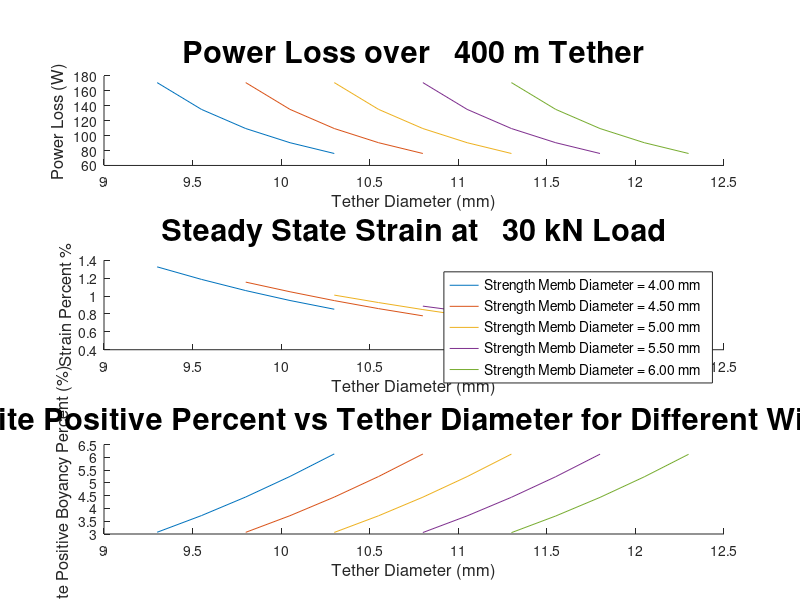

Recreate this plot in MATLAB. (Note: this script raises an error after producing the figure.)

clc
clear
clear('all')

%Code computes the porperties of a Center-Strength-Member tether

%Structural Member Properties
Bool_structure = 1;
D_structureMin = .004; %avg .0075 m
D_structureMax = .006;
rho_structure = 975;
E_structure = 100*10^9;

%Conductor Wire Properties
Bool_wire = 1;
numWires = 10;
D_wireMin = .001; %avg.0018
D_wireMax = .0015;
rho_wire = 8960;
E_wire = 128*10^9;
rho_electrical = 1.68*10^-8;

%Insulation Properties
Bool_insulation = 0;
rho_insulation = 1000;
E_insulation = 0;
thick_insulation = .000325;

%Fiber Optic Properties
Bool_fiberOptic = 0;
D_fiberOptic = .0005;
rho_fiberOptic = 1500;
E_fiberOptic = 0;
numFiberOptic = 3;

%Fiber Optic Sheath Properties
Bool_fiberOpticSheath = 0;
thick_fiberOpticSheath = .0003;
rho_fiberOpticSheath = 8050;
E_fiberOpticSheath = 0;

%External Sheath Properties
Bool_extSheath = 1;
thick_extSheath = .001;
rho_extSheath = 1000;
E_extSheath = 10000;

%Bedding Properties
Bool_bedding = 0;
rho_bedding = 1000;
E_bedding = 0;

%Electrical total Properties
current = 10;
tension = 30000; %Tension
power = 1000;  %Power

%enviormental constants
rho_water = 1000;
rho_kite = rho_water;
l = 400;
g = 9.81;
V_kite = 1.02;
M_kite = rho_kite*V_kite;

%Graphing number of lines
N = 5;

%Determining Propertie grids
D_wire = linspace(D_wireMin,D_wireMax,N);       %ii
D_structure = linspace(D_structureMin,D_structureMax,N); %jj
for ii = 1:length(D_wire)
    for jj = 1:length(D_structure)
        
        %Geometric Properties
        D_total(ii,jj) = D_structure(jj) + 2*D_wire(ii) + 4*thick_insulation + 2*thick_extSheath;
        A_total(ii,jj) = (pi/4)*(D_total(ii,jj)^2);
        A_structure(ii,jj) = (pi/4)*(D_structure(jj)^2);
        A_wire(ii,jj) = numWires*(pi/4)*D_wire(ii)^2;
        A_insulation(ii,jj) = numWires*(pi/4)*((D_wire(ii)+2*thick_insulation)^2-D_wire(ii)^2);
        A_fiberOptic(ii,jj) = (pi/4)*(D_fiberOptic^2);
        A_fiberOpticSheath(ii,jj) = numFiberOptic*(pi/4)*((D_fiberOptic+2*thick_fiberOpticSheath)^2-D_fiberOptic^2);
        A_extSheath(ii,jj) = (pi/4)*(D_total(ii,jj)^2-(D_structure(jj) + D_wire(ii) + 2*thick_insulation)^2);
        A_bedding(ii,jj) = A_total(ii,jj)-(A_structure(ii,jj)+A_wire(ii,jj)+A_insulation(ii,jj)+A_fiberOptic(ii,jj)+A_fiberOpticSheath(ii,jj)+A_extSheath(ii,jj));
        V_sturcture(ii,jj) = A_structure(ii,jj)*l;
        V_wire(ii,jj) = A_wire(ii,jj)*l;
        V_insulation(ii,jj) = A_insulation(ii,jj)*l;
        V_fiberOptic(ii,jj) = A_fiberOptic(ii,jj)*l;
        V_fiberOpticSheath(ii,jj) = A_fiberOpticSheath(ii,jj)*l;
        V_extSheath(ii,jj) = A_extSheath(ii,jj)*l;
        V_bedding(ii,jj) = A_bedding(ii,jj)*l;
        V_total(ii,jj) = A_total(ii,jj)*l;
        
        %Electrical Properties
        %D_min = sqrt(((current^2*rho_electrical*l)/(power))*(4/pi));
        V_in = power/current;
        wire_resistance(ii,jj) = rho_electrical*l/A_wire(ii,jj);
        %V_drop(ii,jj) = current*wire_resistance(ii,jj);
        V_drop(ii,jj) = 2*current*wire_resistance(ii,jj);
        PowerLoss(ii,jj) = 2*wire_resistance(ii,jj)*current^2;
        V_drop_percent(ii,jj) = (V_drop(ii,jj)/V_in)*100;
        V_out = V_in-V_drop;
        
        %Mechanical Properties
        k_structure(ii,jj) = Bool_structure*(E_structure*A_structure(ii,jj))/l;
        k_wire(ii,jj) = Bool_wire*(E_wire*A_wire(ii,jj))/l;
        k_insulation(ii,jj) = Bool_insulation*(E_insulation*A_insulation(ii,jj))/l;
        k_fiberOptic(ii,jj) = Bool_fiberOptic*(E_fiberOptic*A_fiberOptic(ii,jj))/l;
        k_fiberOpticSheath(ii,jj) = Bool_fiberOpticSheath*(E_fiberOpticSheath*A_fiberOpticSheath(ii,jj))/l;
        k_extSheath(ii,jj) = Bool_extSheath*(E_extSheath*A_extSheath(ii,jj))/l;
        k_bedding(ii,jj) = Bool_bedding*(E_bedding*A_bedding(ii,jj))/l;
        k_total(ii,jj) = k_structure(ii,jj)+k_wire(ii,jj)+k_insulation(ii,jj)+k_fiberOptic(ii,jj)+k_fiberOpticSheath(ii,jj)+k_extSheath(ii,jj)+k_bedding(ii,jj);
        Strain_total(ii,jj) = tension/k_total(ii,jj);
        strain_Percent(ii,jj) = (Strain_total(ii,jj)/l)*100;
        
        %Mass Properties
        M_structure(ii,jj) = V_sturcture(ii,jj)*rho_structure;
        M_wire(ii,jj) = V_wire(ii,jj)*rho_wire;
        M_insulation(ii,jj) = V_insulation(ii,jj)*rho_insulation;
        M_fiberOptic(ii,jj) = V_fiberOptic(ii,jj)*rho_fiberOptic;
        M_fiberOpticSheath(ii,jj) = V_fiberOpticSheath(ii,jj)*rho_fiberOpticSheath;
        M_extSheath(ii,jj) = V_extSheath(ii,jj)*rho_extSheath;
        M_bedding(ii,jj) = V_bedding(ii,jj)*rho_bedding;
        M_total(ii,jj) = M_structure(ii,jj)+M_wire(ii,jj)+M_insulation(ii,jj)+M_fiberOptic(ii,jj)+M_fiberOpticSheath(ii,jj)+M_extSheath(ii,jj)+M_bedding(ii,jj); 
        M_totalDisplaced(ii,jj) = V_total(ii,jj)*rho_water;

        %Support Force
        F_support = M_total(ii,jj)*g - M_totalDisplaced(ii,jj)*g;

        %Total Cable Density - 
        rho_total(ii,jj) = M_total(ii,jj)/V_total(ii,jj);      
        T_linearDensity(ii,jj) = M_total(ii,jj)/l;
      
    end
end
%%
% TotalDiameter = D_total(1,1)
% StrainPercent = strain_Percent
% KitePosBoy = (M_total(1,1)-M_totalDisplaced(1,1))/M_kite)*100


%%
TitleFontSize = 22;
LegendFontSize = 10;
AxisFontsSize = 12;

figure(1)
subplot(3,1,1)
hold on 
LegendString = cell(1,numel(D_wire));
for jj = 1:N %For all wire diameters (ii)
    plot(D_total(:,jj)*1000,PowerLoss(:,jj))%for each tether (jj :)
    LegendString{jj} = sprintf('Strength Memb Diameter = %2.2f mm',(D_structure(jj)*1000));
end
xlabel('Tether Diameter (mm)','Fontsize',AxisFontsSize)
ylabel('Power Loss (W)','Fontsize',AxisFontsSize)
%legend(LegendString,'Fontsize',LegendFontSize)
title(sprintf('Power Loss over %5.0f m Tether',l),'Fontsize',TitleFontSize)
hold off

subplot(3,1,2)
hold on 
LegendString = cell(1,numel(D_wire));
for jj = 1:N %For all strength members (jj)
    plot(D_total(:,jj)*1000,strain_Percent(:,jj))%for each tether (jj :)
    LegendString{jj} = sprintf('Strength Memb Diameter = %2.2f mm',(D_structure(jj)*1000));
end
xlabel('Tether Diameter (mm)','Fontsize',AxisFontsSize)
ylabel('Strain Percent %','Fontsize',AxisFontsSize)
legend(LegendString,'Fontsize',LegendFontSize)
title(sprintf('Steady State Strain at%5.0f kN Load',tension/1000),'Fontsize',TitleFontSize)
hold off

subplot(3,1,3)
hold on 
LegendString = cell(1,numel(D_wire));
for jj = 1:N %For all wires (ii)
    plot(D_total(:,jj)*1000,((M_total(:,jj)-M_totalDisplaced(:,jj))/M_kite)*100) %for each tether (jj :)
    LegendString{jj} = sprintf('Strength Memb Diameter = %2.2f mm',(D_structure(jj)*1000));
end
xlabel('Tether Diameter (mm)','Fontsize',AxisFontsSize)
ylabel('Kite Positive Boyancy Percent (%)','Fontsize',AxisFontsSize)
%legend(LegendString,'Fontsize',LegendFontSize)
title('Kite Positive Percent vs Tether Diameter for Different Wires','Fontsize',TitleFontSize)
hold off
%%
% figure(2)
% hold on 
% LegendString = cell(1,numel(D_wire));
% for jj = 1:N %For all wires (ii)
%     plot(D_total(:,jj)*1000,(T_linearDensity(:,jj))) %for each tether (jj :)
%     LegendString{jj} = sprintf('Strength Memb Diameter = %2.2f mm',(D_structure(jj)*1000));
% end
% xlabel('Tether Diameter (mm)','Fontsize',AxisFontsSize)
% ylabel('Cable linear density (kg/m)','Fontsize',AxisFontsSize)
% %legend(LegendString,'Fontsize',LegendFontSize)
% title('Cable Linear Density','Fontsize',TitleFontSize)
% hold off

%%
figure(3)
Centers  = [0,0;...             %Total
            0,0;...             %Total internl before sheath      
            0,0;...             %Strength Member
            EqualSpace(D_structure(1)/2+thick_insulation+D_wire(1)/2,0,0,numWires,0);... %Wires
            EqualSpace(D_structure(1)/2+thick_insulation+D_wire(1)/2,0,0,numWires,0);... %Wire Sheath
            EqualSpace(D_structure(1)/2+thick_fiberOpticSheath+D_fiberOptic(1)/2,0,0,numFiberOptic+1,((2*pi)/(numWires-1))/2,1);... %Fiber Optic
            EqualSpace(D_structure(1)/2+thick_fiberOpticSheath+D_fiberOptic(1)/2,0,0,numFiberOptic+1,((2*pi)/(numWires-1))/2,1)];   %Fiber Optic Shift
            
Radiuses = [D_total(1)/2                                                  ;...
            D_total(1)/2 - thick_extSheath                                ;...
            D_structure(1)/2                                              ;...
            D_wire(1)/2*ones(numWires,1)                                  ;...
            (D_wire(1)/2 + thick_insulation)*ones(numWires,1)             ;...
            D_fiberOptic/2*ones(1,1)                               ;...
            (D_fiberOptic(1)/2 + thick_fiberOpticSheath)*ones(1,1)];


%colors = {'k','k','b',};

hold on
for ii = 1:length(Radiuses)
    viscircles(Centers(ii,:),Radiuses(ii),'Color','k');
end
ylim([-max(D_total,[],'all')/2, max(D_total,[],'all')/2])
xlim([-max(D_total,[],'all')/2, max(D_total,[],'all')/2])
hold off


%%
function [Centers] = EqualSpace(r,xc,yc,np,Shift,numShow)
% xc and yc are the coordinates of the center of the circle
% r is the radius of the circle
% np is the number of dots printed along the circle
if nargin < 6
    numShow = np;
elseif nargin < 4
    np = 100;
elseif nargin < 3
    yc = 0;
elseif nargin < 2
    xc = 0;
end
ang = linspace(0+Shift,2*pi+Shift,np);
x = xc + r * cos(ang);
y = yc + r * sin(ang);
Centers = [x(1:numShow)',y(1:numShow)'];
end